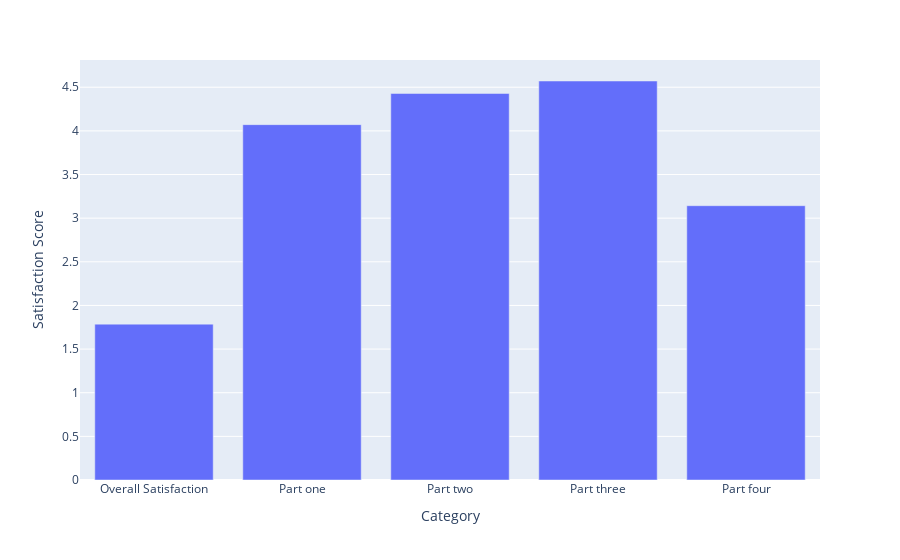

This figure's notebook cell:
### Code cell
import plotly.express as px
import plotly.io as pio

mean_values_lower_3 = {
    "Overall Satisfaction":data_lower_3["Overall Satisfaction"].mean(),
    "Part one":data_lower_3["Part one"].mean(),
    "Part two":data_lower_3["Part two"].mean(),
    "Part three":data_lower_3["Part three"].mean(),
    "Part four":data_lower_3["Part four"].mean()
}


fig = px.bar(
    x = list(mean_values_lower_3.keys()),
    y = list(mean_values_lower_3.values()),
    labels = {'x':'Category',"y":"Satisfaction Score"}
)
# pio.write_image(fig,"graph1.png")
fig.show()

### Figure 1 — Plotly figure (JSON) as saved in the notebook; plotly's stock layout.template omitted (floating-point values rounded to 4 significant figures)
{"data": [{"alignmentgroup": "True", "hovertemplate": "Category=%{x}<br>Satisfaction Score=%{y}<extra></extra>", "legendgroup": "", "marker": {"color": "#636efa", "pattern": {"shape": ""}}, "name": "", "offsetgroup": "", "orientation": "v", "showlegend": false, "textposition": "auto", "type": "bar", "x": ["Overall Satisfaction", "Part one", "Part two", "Part three", "Part four"], "xaxis": "x", "y": [1.786, 4.071, 4.429, 4.571, 3.143], "yaxis": "y"}], "layout": {"barmode": "relative", "legend": {"tracegroupgap": 0}, "margin": {"t": 60}, "xaxis": {"anchor": "y", "domain": [0, 1], "title": {"text": "Category"}}, "yaxis": {"anchor": "x", "domain": [0, 1], "title": {"text": "Satisfaction Score"}}}}
